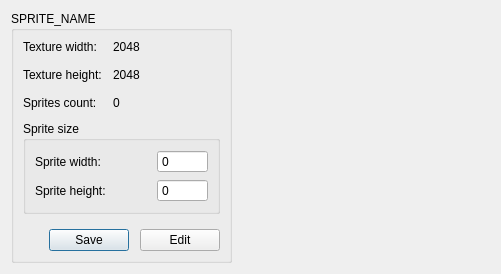
<?xml version="1.0" encoding="UTF-8"?>
<ui version="4.0">
 <class>Sprite</class>
 <widget class="QDialog" name="Sprite">
  <property name="geometry">
   <rect>
    <x>0</x>
    <y>0</y>
    <width>501</width>
    <height>274</height>
   </rect>
  </property>
  <property name="windowTitle">
   <string>Dialog</string>
  </property>
  <layout class="QGridLayout" name="gridLayout_4">
   <item row="0" column="0">
    <widget class="QGroupBox" name="groupBox_3">
     <property name="minimumSize">
      <size>
       <width>221</width>
       <height>0</height>
      </size>
     </property>
     <property name="maximumSize">
      <size>
       <width>221</width>
       <height>16777215</height>
      </size>
     </property>
     <property name="title">
      <string>SPRITE_NAME</string>
     </property>
     <property name="flat">
      <bool>true</bool>
     </property>
     <property name="checkable">
      <bool>false</bool>
     </property>
     <layout class="QGridLayout" name="gridLayout_3">
      <property name="spacing">
       <number>11</number>
      </property>
      <item row="4" column="0">
       <spacer name="verticalSpacer">
        <property name="orientation">
         <enum>Qt::Vertical</enum>
        </property>
        <property name="sizeHint" stdset="0">
         <size>
          <width>20</width>
          <height>40</height>
         </size>
        </property>
       </spacer>
      </item>
      <item row="3" column="0">
       <widget class="QGroupBox" name="groupBox_2">
        <property name="title">
         <string>Sprite size</string>
        </property>
        <layout class="QGridLayout" name="gridLayout_2">
         <item row="2" column="0">
          <layout class="QHBoxLayout" name="horizontalLayout_2">
           <property name="spacing">
            <number>11</number>
           </property>
           <item>
            <widget class="QLabel" name="label_6">
             <property name="text">
              <string>Sprite width:</string>
             </property>
            </widget>
           </item>
           <item>
            <spacer name="horizontalSpacer">
             <property name="orientation">
              <enum>Qt::Horizontal</enum>
             </property>
             <property name="sizeHint" stdset="0">
              <size>
               <width>40</width>
               <height>20</height>
              </size>
             </property>
            </spacer>
           </item>
           <item>
            <widget class="QSpinBox" name="spinBoxWidth">
             <property name="minimumSize">
              <size>
               <width>51</width>
               <height>0</height>
              </size>
             </property>
             <property name="buttonSymbols">
              <enum>QAbstractSpinBox::NoButtons</enum>
             </property>
             <property name="minimum">
              <number>0</number>
             </property>
             <property name="maximum">
              <number>9999</number>
             </property>
            </widget>
           </item>
          </layout>
         </item>
         <item row="3" column="0">
          <layout class="QHBoxLayout" name="horizontalLayout_3">
           <property name="spacing">
            <number>11</number>
           </property>
           <item>
            <widget class="QLabel" name="label_7">
             <property name="text">
              <string>Sprite height:</string>
             </property>
            </widget>
           </item>
           <item>
            <spacer name="horizontalSpacer_2">
             <property name="orientation">
              <enum>Qt::Horizontal</enum>
             </property>
             <property name="sizeHint" stdset="0">
              <size>
               <width>40</width>
               <height>20</height>
              </size>
             </property>
            </spacer>
           </item>
           <item>
            <widget class="QSpinBox" name="spinBoxHeight">
             <property name="minimumSize">
              <size>
               <width>51</width>
               <height>0</height>
              </size>
             </property>
             <property name="buttonSymbols">
              <enum>QAbstractSpinBox::NoButtons</enum>
             </property>
             <property name="minimum">
              <number>0</number>
             </property>
             <property name="maximum">
              <number>9999</number>
             </property>
            </widget>
           </item>
          </layout>
         </item>
        </layout>
       </widget>
      </item>
      <item row="5" column="0">
       <layout class="QHBoxLayout" name="horizontalLayout_5">
        <property name="spacing">
         <number>11</number>
        </property>
        <item>
         <spacer name="horizontalSpacer_3">
          <property name="orientation">
           <enum>Qt::Horizontal</enum>
          </property>
          <property name="sizeHint" stdset="0">
           <size>
            <width>40</width>
            <height>20</height>
           </size>
          </property>
         </spacer>
        </item>
        <item>
         <widget class="QPushButton" name="pushButtonSave">
          <property name="text">
           <string>Save</string>
          </property>
          <property name="icon">
           <iconset>
            <normaloff>Icons/save.png</normaloff>Icons/save.png</iconset>
          </property>
         </widget>
        </item>
        <item>
         <widget class="QPushButton" name="pushButtonEdit">
          <property name="text">
           <string>Edit</string>
          </property>
          <property name="icon">
           <iconset>
            <normaloff>Icons/functions.png</normaloff>Icons/functions.png</iconset>
          </property>
         </widget>
        </item>
       </layout>
      </item>
      <item row="0" column="0">
       <layout class="QGridLayout" name="gridLayout">
        <property name="spacing">
         <number>11</number>
        </property>
        <item row="2" column="0">
         <widget class="QLabel" name="label_3">
          <property name="text">
           <string>Sprites count:</string>
          </property>
         </widget>
        </item>
        <item row="0" column="0">
         <widget class="QLabel" name="label">
          <property name="text">
           <string>Texture width:</string>
          </property>
         </widget>
        </item>
        <item row="1" column="0">
         <widget class="QLabel" name="label_2">
          <property name="text">
           <string>Texture height:</string>
          </property>
         </widget>
        </item>
        <item row="0" column="1">
         <widget class="QLabel" name="labelWidth">
          <property name="text">
           <string>2048</string>
          </property>
         </widget>
        </item>
        <item row="1" column="1">
         <widget class="QLabel" name="labelHeight">
          <property name="text">
           <string>2048</string>
          </property>
         </widget>
        </item>
        <item row="2" column="1">
         <widget class="QLabel" name="labelCount">
          <property name="text">
           <string>0</string>
          </property>
         </widget>
        </item>
        <item row="1" column="2">
         <spacer name="horizontalSpacer_4">
          <property name="orientation">
           <enum>Qt::Horizontal</enum>
          </property>
          <property name="sizeHint" stdset="0">
           <size>
            <width>40</width>
            <height>20</height>
           </size>
          </property>
         </spacer>
        </item>
       </layout>
      </item>
     </layout>
    </widget>
   </item>
   <item row="0" column="1">
    <widget class="QLabel" name="labelSprite">
     <property name="text">
      <string/>
     </property>
     <property name="alignment">
      <set>Qt::AlignLeading|Qt::AlignLeft|Qt::AlignTop</set>
     </property>
    </widget>
   </item>
  </layout>
 </widget>
 <resources/>
 <connections/>
</ui>
